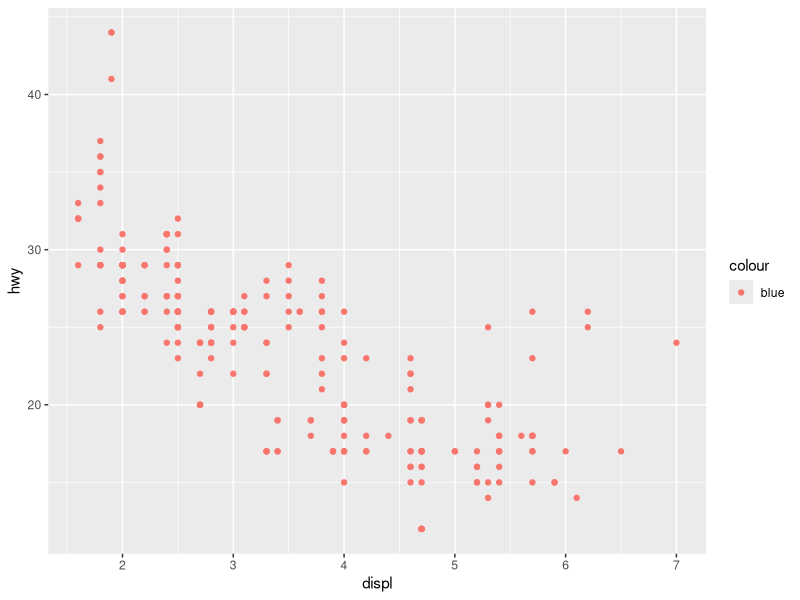

Reproduce this figure in R.
## ---- chunk 1
rm(list = ls()) # clean-up workspace
library("tidyverse")
## ---- chunk 2
ggplot(data = mpg) +
  geom_point(mapping = aes(x = displ, y = hwy, colour = "blue"))
